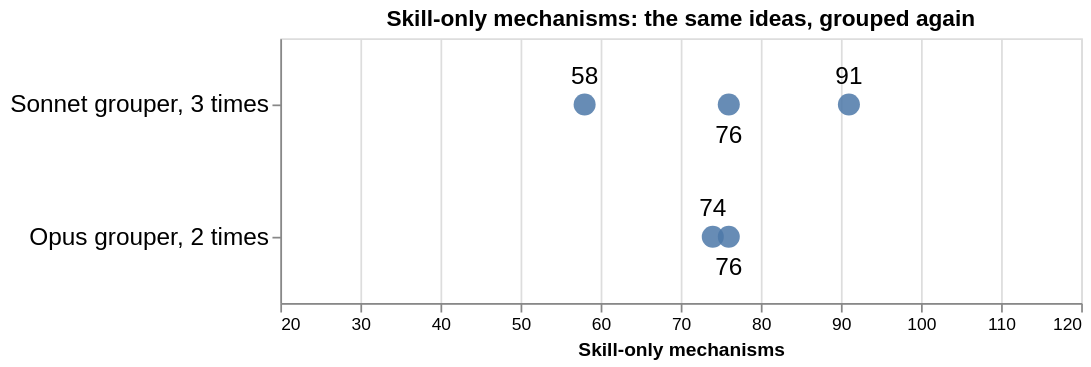

The Vega-Lite source for this figure:
### Vega-Lite specification from a JSON file in a GitHub repository (floating-point values rounded to 4 significant figures)
{"usermeta": {"fig": {"content": "data", "style": "cool-clean", "candidates": ["cool-clean"], "why": "counts read from the result files", "surface": "repo-doc"}}, "title": "Skill-only mechanisms: the same ideas, grouped again", "width": 460, "height": 152, "data": {"values": [{"row": "Sonnet grouper, 3 times", "count": 91, "below": 0}, {"row": "Sonnet grouper, 3 times", "count": 76, "below": 1}, {"row": "Sonnet grouper, 3 times", "count": 58, "below": 0}, {"row": "Opus grouper, 2 times", "count": 76, "below": 1}, {"row": "Opus grouper, 2 times", "count": 74, "below": 0}]}, "layer": [{"mark": {"type": "point", "filled": true, "size": 160, "opacity": 0.85}, "encoding": {"y": {"field": "row", "type": "nominal", "title": null, "sort": ["Sonnet grouper, 3 times", "Opus grouper, 2 times"], "axis": {"labelFontSize": 14, "labelLimit": 520}}, "x": {"field": "count", "type": "quantitative", "title": "Skill-only mechanisms", "scale": {"domain": [20, 120]}}}}, {"transform": [{"filter": "datum.below == 0"}], "mark": {"type": "text", "dy": -16, "fontSize": 14}, "encoding": {"y": {"field": "row", "type": "nominal", "title": null, "sort": ["Sonnet grouper, 3 times", "Opus grouper, 2 times"], "axis": {"labelFontSize": 14, "labelLimit": 520}}, "x": {"field": "count", "type": "quantitative", "title": "Skill-only mechanisms", "scale": {"domain": [20, 120]}}, "text": {"field": "count"}}}, {"transform": [{"filter": "datum.below == 1"}], "mark": {"type": "text", "dy": 18, "fontSize": 14}, "encoding": {"y": {"field": "row", "type": "nominal", "title": null, "sort": ["Sonnet grouper, 3 times", "Opus grouper, 2 times"], "axis": {"labelFontSize": 14, "labelLimit": 520}}, "x": {"field": "count", "type": "quantitative", "title": "Skill-only mechanisms", "scale": {"domain": [20, 120]}}, "text": {"field": "count"}}}]}
